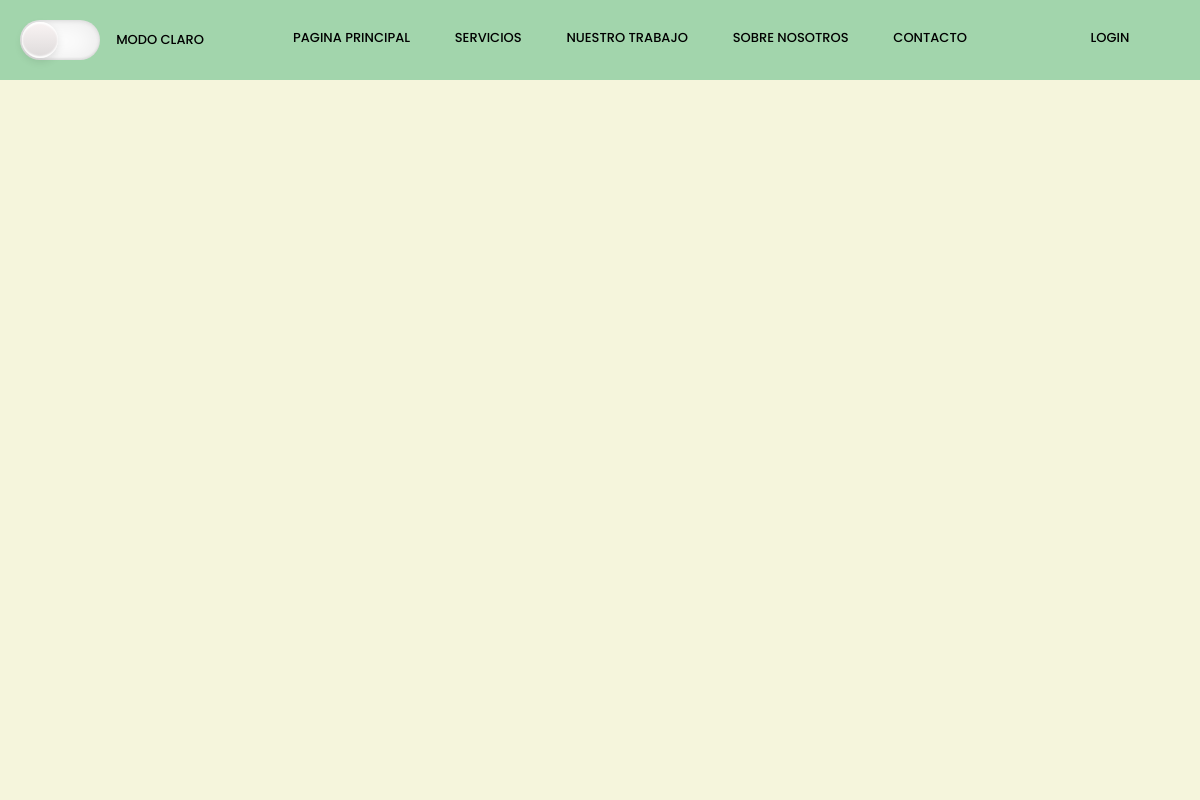
The page /Servicios on the database as committed earlier.
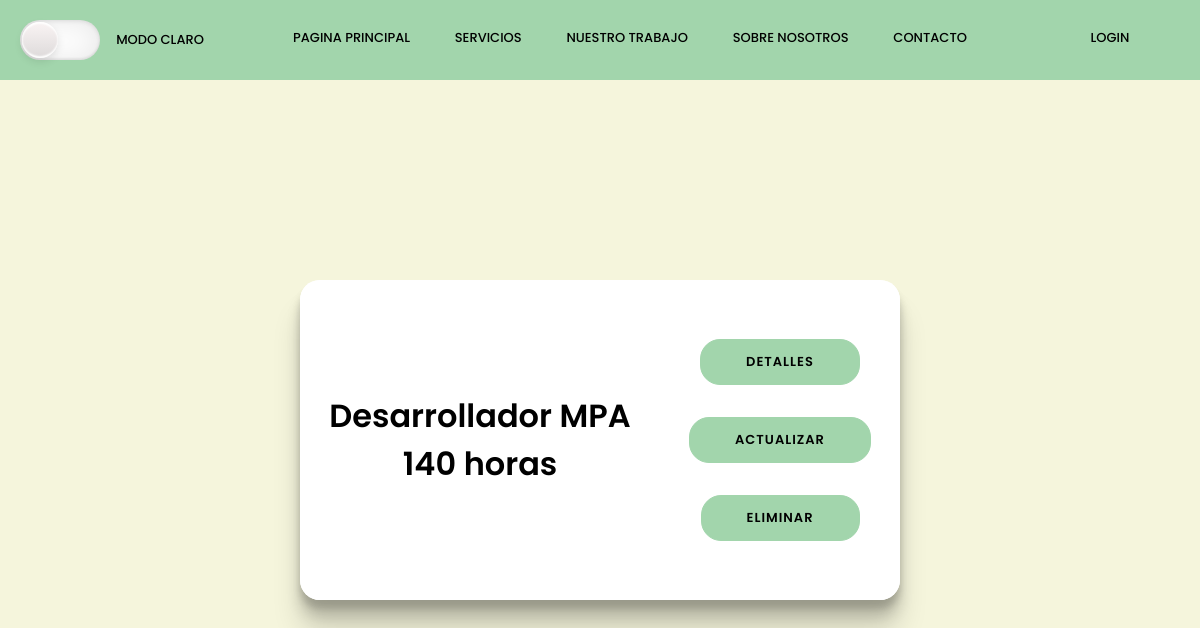
The same page on the database as committed later.
### servicios/models.py (models this page shows)
class Servicio(models.Model):
    titulo = models.CharField(max_length=40)
    descripcion = models.CharField(max_length=200)
    imagen = models.CharField(max_length=500)
    precio = models.DecimalField(max_digits=6, decimal_places=2)

### servicios/views.py (the view)
# urls.py: path('Servicios', views.listarServicios, name='servicios'),
def listarServicios(request):
    servicios = Servicio.objects.all()
    context = {'servicios':servicios}
    template = loader.get_template('servicios/servicios.html')
    return HttpResponse(template.render(context, request))

### templates/servicios/servicios.html (shortened to what this page needs)
{% extends "base.html" %}
{% load static %}
{% block extrahead %}
<link rel="stylesheet" type="text/css" href="{% static 'servicios.css' %}" media="screen"/>
{% endblock extrahead %}
{% block content %}
<div id="grandiv2" class="classgrandiv2">
  {% for servicio in servicios %}
    <div id="about" class="sobrenos">
      <div class="titulo">
        <h1>{{ servicio.titulo }}</h1>
      </div>
      <div id="text" class="texto">
        <a href="{% url 'info_servicio' servicio.id %}"><p class="cont">Detalles</p></a>
        <a href="{% url 'actualizar_servicio' servicio.id %}"><p class="cont">Actualizar</p></a>
        <a href="{% url 'eliminar_servicio' servicio.id %}"><p class="cont">Eliminar</p></a>
      </div>
    </div>
  {% endfor %}
</div>
{% endblock content %}

### templates/base.html (shortened to what this page needs)
{% load static %}
<!DOCTYPE html>
<html lang="en">
<head>
    <link rel="stylesheet" type="text/css" href="{% static 'base.css' %}" media="screen"/>
    {% block extrahead %}
    {% endblock extrahead%}
</head>
<body>
    {% block navbar %}
        <div id="grandiv">
            <div id="divl">
                    <div id="btn">
                        <i id="indicador" class="indicador"></i>
                    </div>
                    <div id="btn2" class="btnr">
                        <p id="mode">MODO CLARO</p>
                    </div>
            </div>
            <div id="divc">
                <ul id="list">
                    <li><a href = "{% url 'home' %}">PAGINA PRINCIPAL</a></li>
                    <li><a href = "{% url 'servicios' %}">SERVICIOS</a></li>
                    <li><a href = "NUESTROTRABAJO.html">NUESTRO TRABAJO</a></li>
                    <li><a href = "{% url 'sn' %}">SOBRE NOSOTROS</a></li>
                    <li><a href = "CONTACTO.html">CONTACTO</a></li>
                </ul>
            </div>
            <div id="divr">
                <ul id="list2">
                    <li><a href = "{% url 'login' %}">LOGIN</a></li>
                </ul>
            </div>
        </div>
    {% endblock navbar %}
    {% block content %}
    {% endblock content %}
</body>
</html>

### static/base.css (style rules this page uses)
* { margin: 0; padding: 0; box-sizing: border-box; }
#grandiv { margin: 0; padding: 0; width: 100vw; height: 10vh; position: solid; display: inline-block; }
#divl { height: 10vh; width: 20vw; position: relative; float: left; display: flex; justify-content: center; align-items: center; background-color: #A2D5AC; transition: 1s; }
#divc { float: left; height: 10vh; width: 65vw; background-color: #A2D5AC; transition: 1s; }
#divc ul { margin: auto; text-align: center; height: 10vh; width: 65vw; }
#divc ul li { margin: 0; padding: 3.5vh 0vw; display: inline-block; }
#divc ul li a { margin: 0; padding: 3.5vh 1.7vw; font-family: 'Poppins', sans-serif; font-size: small; font-weight: 500; color: black; text-decoration: none; transition: 1s; }
#divr { float: left; height: 10vh; width: 15vw; background-color: #A2D5AC; transition: 1s; }
#divr ul { margin: auto; text-align: center; height: 10vh; width: 15vw; }
#divr ul li { margin: 0; padding: 3.5vh 0vw; display: inline-block; }
#divr ul li a { margin: 0; padding: 3.5vh 2.2vw; font-family: 'Poppins', sans-serif; font-size: small; font-weight: 500; color: black; text-decoration: none; transition: 1s; }
#btn { position: relative; display: block; width: 80px; height: 40px; border-radius: 200px; background: #fff; box-shadow: inset 0 1px 30px rgba(0, 0, 0, 0.1), inset 0 1px 4px rgba(0, 0, 0, 0.1), inset 0 -2px 2px rgba(0, 0, 0, 0.05); transition: 1s; }
#btn .indicador { position: absolute; top: 0; left: 0; width: 40px; height: 40px; background: linear-gradient(to bottom, #FAF4F4, #DDDADA); border-radius: 50%; transform: scale(0.9); box-shadow: 0 4px 10px rgba(0, 0, 0, 0.1), inset 0 2px 2px rgba(255, 255, 255, 1), inset 0 -2px 2px rgba(255, 255, 255, 1); transition: 0.8s; cursor: pointer; }
.btnr { margin: 0; padding: 0; height: 10vh; width: 10vw; position: relative; float: left; display: flex; justify-content: center; align-items: center; }
.btnr p { margin: 0; padding: 4vh 0.8vw; font-family: 'Poppins', sans-serif; font-size: small; font-weight: 500; color: black; transition: 1s; }

### static/servicios.css (style rules this page uses)
* { margin: 0; padding: 0; box-sizing: border-box; }
h1 { font-weight: 600; text-align: center; color: #000; margin: 0; padding: 0; position: relative; float: left; transition: 1s; }
.classgrandiv2 { background: #F5F5DC; display: grid; justify-content: center; align-items: center; box-direction: column; font-family: 'poppins', sans-serif; height: 90vh; margin: -4px 0 0; padding: 2vh 0vw; transition: 1s; overflow-y: scroll; }
.classgrandiv2 .sobrenos { background-color: #FFF; border: none; border-radius: 20px; box-shadow: 0 32px 28px #00000025, 0 16px 14px #00000025, 0 8px 7px #00000025; position: relative; overflow: visible; margin: 2vh 0vw; width: 50vw; height: 40vh; transition: 1s; }
.classgrandiv2 .titulo { background-color: #FFF; border: none; border-top-left-radius: 20px; border-bottom-left-radius: 20px; display: flex; position: relative; float: left; align-items: center; justify-content: center; flex-direction: column; text-align: center; width: 30vw; height: 40vh; transition: 1s; }
.classgrandiv2 .texto { background-color: #FFF; border-top-right-radius: 20px; border-bottom-right-radius: 20px; display: flex; position: relative; float: left; align-items: center; justify-content: center; flex-direction: column; width: 20vw; height: 40vh; padding: 5vh 0vw; text-align: center; transition: 1s; }
.classgrandiv2 .texto a { border-radius: 20px; border: 1px solid #A2D5AC; background-color: #A2D5AC; text-decoration: none; padding: 12px 45px; text-transform: uppercase; transition: transform 80ms ease-in; cursor: pointer; margin: 2vh 1vw; color: #000; letter-spacing: 1px; }
.classgrandiv2 .texto a .cont { margin: 0; padding: 0; font-family: 'Poppins', sans-serif; font-size: small; font-weight: 600; color: #000; transition: 1s; }

Rows that differ between the two databases and show on the page:
added Servicio: titulo "Desarrollador MPA 140 horas"
